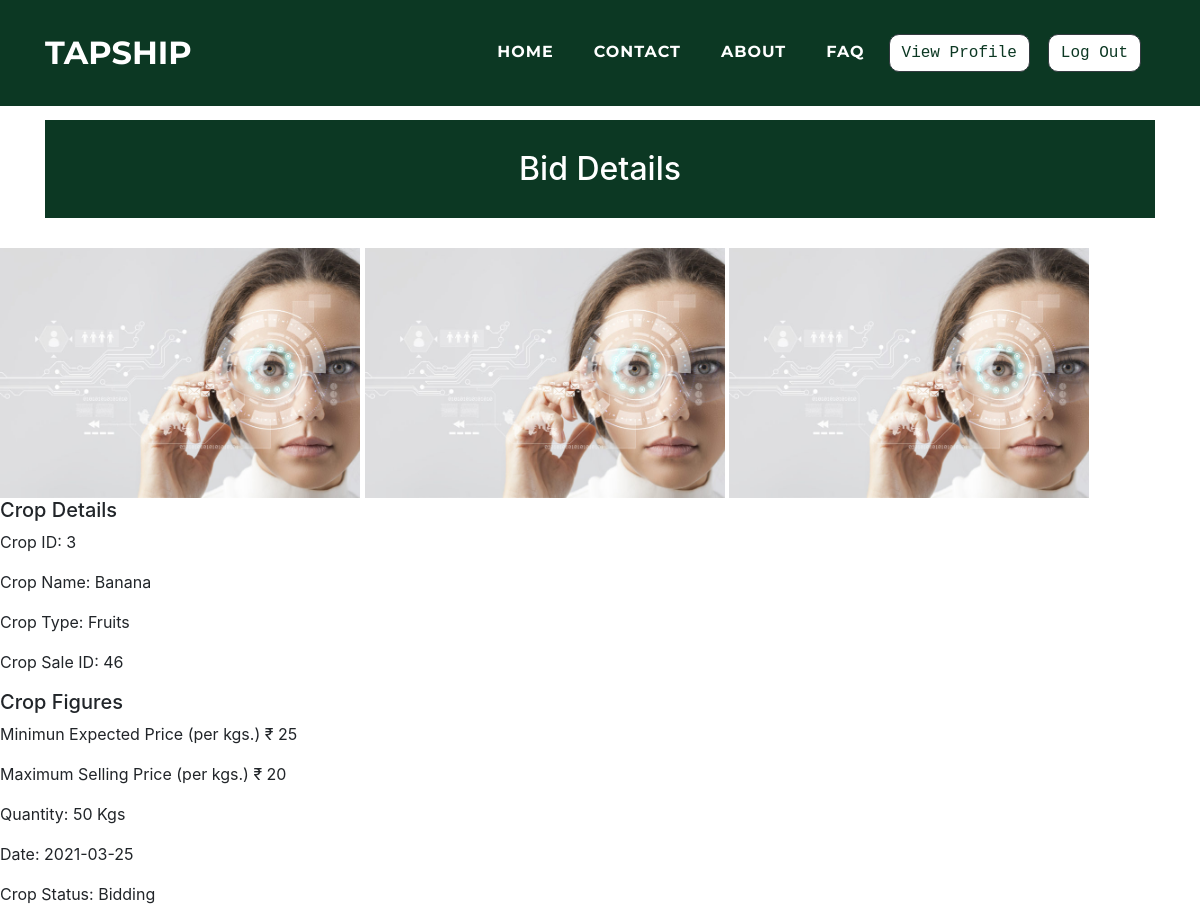
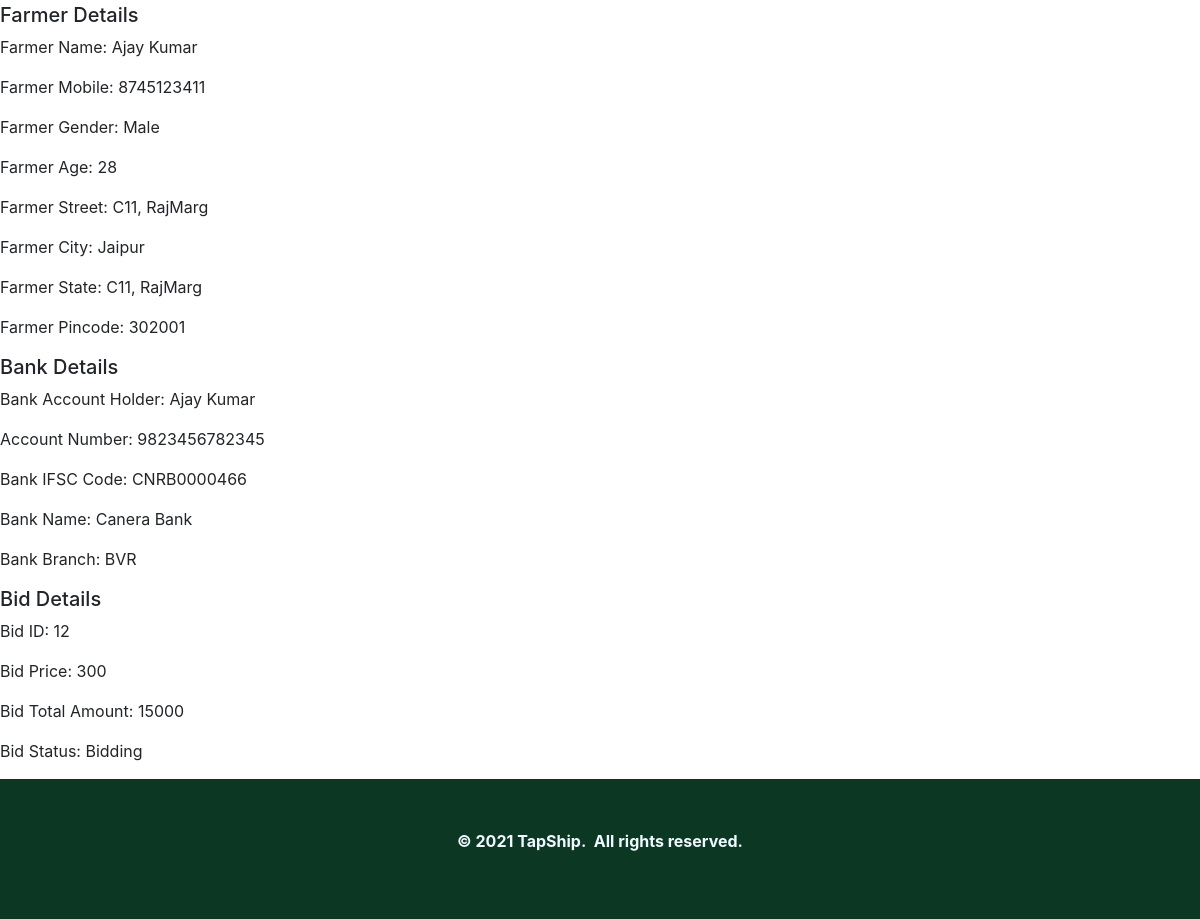
The page /customers/viewbiddetails.php?cb_id=12 (signed in) on the database its author committed (2 pictures, top to bottom).
### tables this page shows
CREATE TABLE `cropdetails` (
  `cro_id` int(11) NOT NULL,
  `cro_name` varchar(50) NOT NULL,
  `cro_type` varchar(25) NOT NULL,
  `cro_msp` float NOT NULL
);

CREATE TABLE `cropsale` (
  `cr_id` int(11) NOT NULL,
  `cr_f_mobile` varchar(10) NOT NULL,
  `cr_cro_id` int(11) NOT NULL,
  `cr_quantity` varchar(10) NOT NULL,
  `cr_img1` varchar(500) NOT NULL,
  `cr_img2` varchar(500) NOT NULL,
  `cr_img3` varchar(500) NOT NULL,
  `cr_mep` varchar(10) NOT NULL,
  `cr_date` date NOT NULL,
  `cr_status` varchar(10) NOT NULL
);

CREATE TABLE `farmer` (
  `f_id` int(11) NOT NULL,
  `f_name` varchar(50) NOT NULL,
  `f_mobile` varchar(25) NOT NULL,
  `f_gender` varchar(25) NOT NULL,
  `f_age` varchar(10) NOT NULL,
  `f_street` varchar(50) NOT NULL,
  `f_city` varchar(25) NOT NULL,
  `f_state` varchar(25) NOT NULL,
  `f_pincode` varchar(10) NOT NULL,
  `f_aadhar` varchar(25) NOT NULL,
  `f_aadharpdf` varchar(500) NOT NULL,
  `f_pan` varchar(25) NOT NULL,
  `f_panpdf` varchar(500) NOT NULL,
  `f_photo` varchar(500) NOT NULL,
  `f_password` varchar(25) NOT NULL,
  `f_approve` varchar(10) NOT NULL,
  `f_bankholder` varchar(100) NOT NULL,
  `f_bankaccount` varchar(100) NOT NULL,
  `f_bankifsc` varchar(100) NOT NULL,
  `f_bankname` varchar(200) NOT NULL,
  `f_bankbranch` varchar(100) NOT NULL,
  `f_bankpassbook` varchar(200) NOT NULL
);

CREATE TABLE `cropbid` (
  `cb_id` int(11) NOT NULL,
  `cb_c_mobile` varchar(50) NOT NULL,
  `cb_f_mobile` varchar(50) NOT NULL,
  `cb_cr_id` int(11) NOT NULL,
  `cb_bidprice` int(11) NOT NULL,
  `cb_status` varchar(10) NOT NULL,
  `cb_paytype` varchar(100) NOT NULL,
  `cb_tid` varchar(100) NOT NULL,
  `cb_tproof` varchar(500) NOT NULL,
  `cb_transporttype` varchar(10) NOT NULL
);

### customers/viewbiddetails.php (the view, shortened to what this page needs)
<?php
$res = $_SESSION["sessionid"];
$c_mobile= $res;
?>
<!doctype html>
        <html>
            <head>
				<link rel="stylesheet" href="../assets/bootstrap/css/bootstrap.min.css">
				<link rel="stylesheet" href="../assets/fonts/font-awesome.min.css">
				<link rel="stylesheet" href="../assets/fonts/ionicons.min.css">
				<link rel="stylesheet" href="../assets/css/Article-List.css">
				<link rel="stylesheet" href="../assets/css/Footer-Dark.css">
				<link rel="stylesheet" href="../assets/css/Highlight-Blue.css">
				<link rel="stylesheet" href="https://cdnjs.cloudflare.com/ajax/libs/animate.css/3.5.2/animate.min.css">
				<link rel="stylesheet" href="https://cdnjs.cloudflare.com/ajax/libs/aos/2.2.0/aos.css">
				<link rel="stylesheet" href="../assets/css/Login-Form-Clean.css">
				<link rel="stylesheet" href="../assets/css/table-style.css">
                <link rel="stylesheet" href="../assets/css/profile.css">
                <link href='https://maxcdn.bootstrapcdn.com/bootstrap/4.0.0/css/bootstrap.min.css' rel='stylesheet'>
                <link href='https://cdnjs.cloudflare.com/ajax/libs/MaterialDesign-Webfont/3.6.95/css/materialdesignicons.css' rel='stylesheet'>
            </head>
        <body oncontextmenu='return false' class='snippet-body'>
        <div class="page-content page-container" id="page-content">
		<nav class="navbar navbar-light navbar-expand-lg fixed-top text-uppercase" id="mainNav" style="background: #0c3823;">
        <div class="container">
            <a class="navbar-brand js-scroll-trigger" data-bs-hover-animate="pulse" href="../index.php" style="font-family: Montserrat, sans-serif;">TAPSHIP</a>
            <div class="collapse navbar-collapse"
                id="navbarResponsive">
                <ul class="nav navbar-nav ml-auto">
                    <li class="nav-item mx-0 mx-lg-1"><a class="nav-link py-3 px-0 px-lg-3 rounded js-scroll-trigger" data-bs-hover-animate="pulse" href="../index.php" style="filter: contrast(100%) grayscale(0%) hue-rotate(0deg) invert(0%) sepia(0%);">HOME</a></li>
                    <li class="nav-item mx-0 mx-lg-1"><a class="nav-link py-3 px-0 px-lg-3 rounded js-scroll-trigger" data-bs-hover-animate="pulse" href="../contact.php">CONTACT</a></li>
                    <li class="nav-item mx-0 mx-lg-1"><a class="nav-link py-3 px-0 px-lg-3 rounded js-scroll-trigger" data-bs-hover-animate="pulse" href="../about.php">ABOUT</a></li>
                    <li class="nav-item mx-0 mx-lg-1"><a class="nav-link py-3 px-0 px-lg-3 rounded js-scroll-trigger" data-bs-hover-animate="pulse" href="../faq.php">FAQ</a></li>
                    <li class="nav-item mx-0 mx-lg-1"><a href="../customers/profile.php"><button class="btn btn-dark text-monospace" data-bs-hover-animate="pulse" type="button" style="margin: 10px;background: rgb(255,255,255);color: #0c3823;margin-left: 0;border-radius: 10px;">View Profile</button></a></li>
                    <li class="nav-item mx-0 mx-lg-1"><a href="../farmers/logout-script.php"><button  class="btn btn-dark text-monospace" data-bs-hover-animate="pulse" type="button" style="margin: 10px;background: rgb(255,255,255);color: #0c3823;margin-left: 0;border-radius: 10px;">Log Out</button></a></li>
                </ul>
            </div>
        </div>
    </nav>
    <div class="features-boxed">
        <div class="container" style="background: #ffffff;">
            <div class="intro" style="background: #0c3823;margin-top: 120px;margin-bottom: 30px;">
                <h2 class="text-center" data-aos="fade" style="color: rgb(255,255,255);padding: 30px;margin-bottom: 0px;">Bid Details</h2>
            </div>
        </div>
    </div>
	<?php
$con=mysqli_connect("localhost","root","","tapship");
   $cb_id = $_GET['cb_id'];
    $q = "SELECT CD.cro_id, CD.cro_name, CD.cro_type, CD.cro_msp, CS.cr_id, CS.cr_f_mobile, CS.cr_cro_id, CS.cr_quantity, CS.cr_mep, CS.cr_date, CS.cr_status, CS.cr_img1, CS.cr_img2, CS.cr_img3, cs.cr_status, f.f_name, f.f_mobile, f.f_gender, f.f_age, f.f_street, f.f_city, f.f_state, f.f_pincode, f_bankholder, f_bankaccount, f_bankifsc, f_bankname, f_bankbranch, cb.cb_bidprice,  cb.cb_id, cb.cb_status, cb.cb_transporttype, cb.cb_paytype, cb.cb_tid, cb.cb_tproof, c.c_name, c.c_mobile FROM cropdetails CD, cropsale CS, farmer f, cropbid cb, customer c where cb.cb_id=$cb_id AND cb.cb_c_mobile=$c_mobile AND cb.cb_c_mobile=c.c_mobile AND cb.cb_f_mobile=f.f_mobile AND cb.cb_cr_id=cs.cr_id AND CD.cro_id=CS.cr_cro_id";
   $result = mysqli_query($con,$q);
   while( $res=mysqli_fetch_assoc($result))
   {
       $cro_id =  $res['cro_id'];
       $cro_name =  $res['cro_name'];
       $cro_type =  $res['cro_type'];
       $cro_msp =  $res['cro_msp'];
       $cr_id = $res['cr_id'];
       $cr_quantity = $res['cr_quantity'];
       $cr_mep = $res['cr_mep'];
       $cr_date = $res['cr_date'];
       $cr_status = $res['cr_status'];
       $cr_img1 = $res['cr_img1'];
       $cr_img2 = $res['cr_img2'];
       $cr_img3 = $res['cr_img3'];
       $f_mobile = $res['f_mobile'];
       $f_name = $res['f_name'];
       $f_gender = $res['f_gender'];
       $f_age = $res['f_age'];
       $f_street = $res['f_street'];
       $f_city = $res['f_city'];
       $f_pincode = $res['f_pincode'];
       $f_bankholder = $res['f_bankholder'];
       $f_bankaccount = $res['f_bankaccount'];
       $f_bankifsc = $res['f_bankifsc'];
       $f_bankname = $res['f_bankname'];
       $f_bankbranch = $res['f_bankbranch'];
       $cb_id = $res['cb_id'];
       $cb_bidprice = $res['cb_bidprice'];
       $cb_status = $res['cb_status'];
   }
?>
<img src="../farmers/<?php echo  $cr_img1;?>" width="30%">
<img src="../farmers/<?php echo  $cr_img2;?>" width="30%">
<img src="../farmers/<?php echo  $cr_img3;?>" width="30%">
<h5>Crop Details</h5>
<p>Crop ID: <?php echo $cro_id;?></P>
<p>Crop Name: <?php echo $cro_name;?></P>
<p>Crop Type: <?php echo $cro_type;?></P>
<p>Crop Sale ID: <?php echo $cr_id;?></P>
<h5>Crop Figures</h5>
<p>Minimun Expected Price (per kgs.) <?php echo '₹ ',$cr_mep;?></P>
<p>Maximum Selling Price (per kgs.) <?php echo '₹ ',$cro_msp;?></P>
<p>Quantity: <?php echo $cr_quantity,' Kgs';?></P>
<p>Date: <?php echo $cr_date;?></P>
<p>Crop Status: <?php if($cr_status=="0"){echo "Added";}else if($cr_status=="1"){echo "Bidding";} ?></P>
<h5>Farmer Details</h5>
<p>Farmer Name: <?php echo $f_name;?></P>
<p>Farmer Mobile: <?php echo $f_mobile;?></P>
<p>Farmer Gender: <?php echo $f_gender;?></P>
<p>Farmer Age: <?php echo $f_age;?></P>
<p>Farmer Street: <?php echo $f_street;?></P>
<p>Farmer City: <?php echo $f_city;?></P>
<p>Farmer State: <?php echo $f_street;?></P>
<p>Farmer Pincode: <?php echo $f_pincode;?></P>
<h5>Bank Details</h5>
<p>Bank Account Holder: <?php echo $f_bankholder;?></P>
<p>Account Number: <?php echo $f_bankaccount;?></P>
<p>Bank IFSC Code: <?php echo $f_bankifsc;?></P>
<p>Bank Name: <?php echo $f_bankname;?></P>
<p>Bank Branch: <?php echo $f_bankbranch;?></P>
<h5>Bid Details</h5>
<p>Bid ID: <?php echo $cb_id;?></P>
<p>Bid Price: <?php echo $cb_bidprice;?></P>
<p>Bid Total Amount: <?php echo $cb_bidprice*$cr_quantity;?></P>
<p>Bid Status: <?php if($cb_status=="0"){echo "Bidding";}else if($cb_status=="1"){echo "Accepted";}else if($cb_status=="2"){echo "Bid Rejected";}else if($cb_status=="3"){echo "Paid / Conformation Pending";}else if($cb_status=="4"){echo "Payment Confirmed";}else if($cb_status=="5"){echo "Transport Selected";}?></P>
<div class="footer-dark" style="background: rgb(12,56,35);">
        <footer>
            <div class="container">
                <p style="text-align: center;"><strong>© 2021 TapShip.&nbsp; All rights reserved.</strong><br></p>
            </div>
        </footer>
 </div>
  </body>
</html>

### assets/css/Footer-Dark.css (style rules this page uses)
.footer-dark { padding: 50px 0; bottom: 0; color: #f0f9ff; background-color: #282d32; }

### assets/css/table-style.css (style rules this page uses)
body { margin:0; font-family: sans-serif; }
* { box-sizing: border-box; }

### assets/css/profile.css (style rules this page uses)
body { background-color: #f9f9fa; }

### rows shown on the page
cropdetails: cropsale.cr_img1 (picture), cropsale.cr_img2 (picture), cropsale.cr_img3 (picture), cro_id "3", cro_name "Banana", cro_type "Fruits", cropsale.cr_id "46", cropsale.cr_mep "25", cro_msp "20", cropsale.cr_quantity "50", cropsale.cr_date "2021-03-25", farmer.f_name "Ajay Kumar", farmer.f_mobile "8745123411", farmer.f_gender "Male", farmer.f_age "28", farmer.f_street "C11, RajMarg", farmer.f_city "Jaipur", farmer.f_pincode "302001", farmer.f_bankholder "Ajay Kumar", farmer.f_bankaccount "9823456782345", farmer.f_bankifsc "CNRB0000466", farmer.f_bankname "Canera Bank", farmer.f_bankbranch "BVR", cropbid.cb_id "12", cropbid.cb_bidprice "300", cropbid.cb_bidprice "15000"
